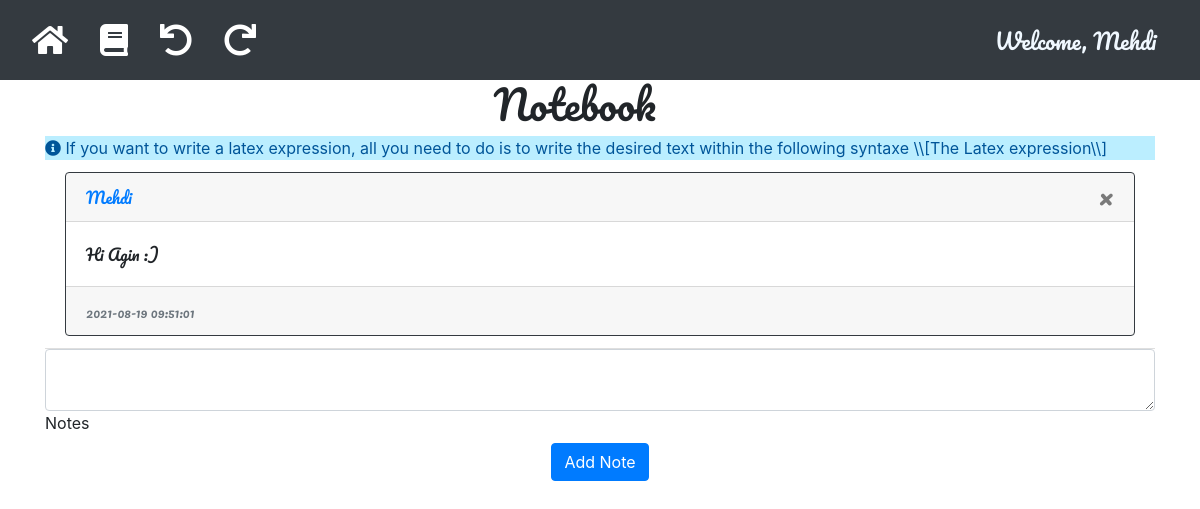
Before: /Notebook (signed in) with the older database file.
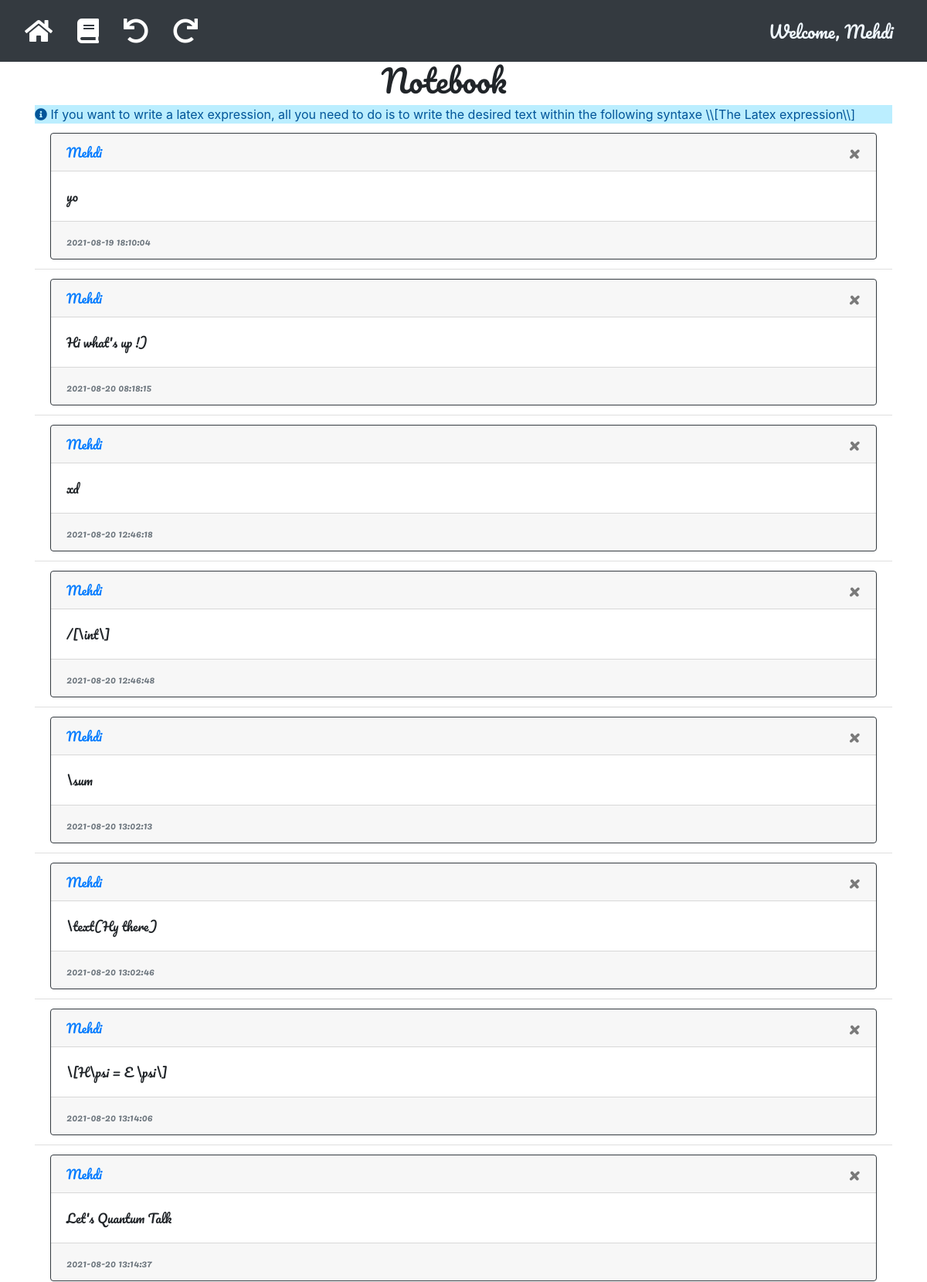
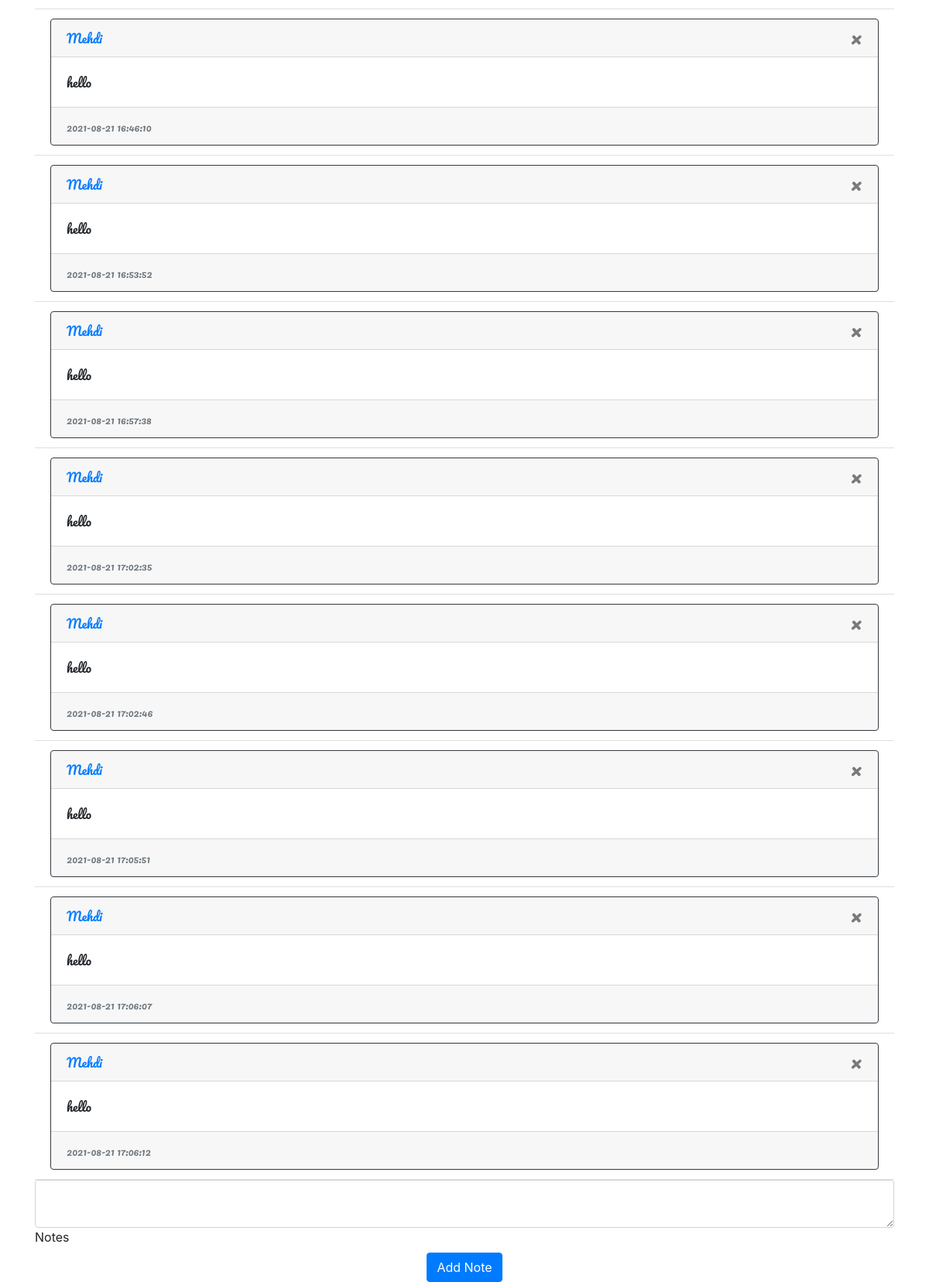
After: the same page with the newer database file (2 pictures, top to bottom).
### app/models.py (models this page shows)
class User(db.Model, UserMixin):
    id = db.Column(db.Integer, primary_key=True)
    email = db.Column(db.String(150), unique=True)
    password = db.Column(db.String(150))
    first_name = db.Column(db.String(150))
    notes = db.relationship('Note', backref='user', passive_deletes=True)

class Note(db.Model):
    id = db.Column(db.Integer, primary_key=True)
    data = db.Column(db.String(10000))
    date = db.Column(db.DateTime(timezone=True), default=func.now())
    user_id = db.Column(db.Integer, db.ForeignKey('user.id',ondelete="CASCADE"), nullable=False)

### app/views.py (the view, shortened to what this page needs)
@views.route('/Notebook', methods=['GET', 'POST'])
@login_required
def Notebook():
    return render_template("Notebook.html", user=current_user)

### app/__init__.py (called while the page is built)
def create_app():
    app = Flask(__name__, static_folder='static', template_folder='templates')
    app.config['SECRET_KEY'] = 'aaaaaaaaaaaaaaaaaaaaaaaaaaaaaaaaaaa'
    app.config['SQLALCHEMY_DATABASE_URI'] = f'sqlite:///{DB_NAME}'
    db.init_app(app)
    from .views import views
    from .auth import auth
    app.register_blueprint(views, url_prefix='/')
    app.register_blueprint(auth, url_prefix='/')
    from .models import User, Note
    create_database(app)
    login_manager = LoginManager()
    login_manager.login_view = 'auth.login'
    login_manager.init_app(app)
    @login_manager.user_loader
    def load_user(id):
        return User.query.get(int(id))
    return app

### app/templates/Notebook.html (shortened to what this page needs)
{% extends "base.html" %}
        {%block username %}Welcome, {{user.first_name}} {%endblock%}
        {% block content%}
        <h1 align="center" style="font-family:pacifico;">Notebook
            <i class="fa fa-pencil" aria-hidden="true" title="What's up?"> </i>
        </h1>
        <div class="info-msg">
            <i class="fa fa-info-circle"></i>
            If you want to write a latex expression, all you need to do is to write the desired text within the following
            syntaxe \\[The Latex expression\\]
        </div>
            <ul class="list-group list-group-flush" id="notes">
                {% for note in user.notes %}
                <li style="font-family:pacifico;" class="list-group-item">
                    <div class="card border-dark">
                        <div class="card-header d-flex justify-content-between align-items-center">
                            <a href="#"> {{note.user.first_name}}    </a>
                            <button type="button" class="close" onClick="deleteNote({{ note.id }})">
                                <span aria-hidden="true">&times;</span>
                            </button>
                        </div>
                        <div class="card-body">
                            <div class="card-text">
                                {{ note.data }}
                            </div>
                        </div>
                        <div class="card-footer text-muted">
                            <small class="font-weight-light text-right">{{ note.date }}</small>
                        </div>
                    </div>
                </li>
                {% endfor %}
            </ul>
        <form method="POST" enctype="multipart/form-data" >
            <div class="form-outline">
                <textarea  style="font-family:pacifico;" name="note" id="note" class="form-control" ></textarea>
                <label class="form-label" for="note">Notes</label>
            </div>
            <div align="center">
                <button type="submit" class="btn btn-primary">Add Note</button>
            </div>
        </form>
        {% endblock %}

### app/templates/base.html (shortened to what this page needs)
<!DOCTYPE html>
<html>
  <head>
    <link
      rel="stylesheet"
      href="https://stackpath.bootstrapcdn.com/bootstrap/4.4.1/css/bootstrap.min.css"
    />
    <link
      rel="stylesheet"
      href="https://stackpath.bootstrapcdn.com/font-awesome/4.7.0/css/font-awesome.min.css"
    />
    <link
      rel="stylesheet"
      href="https://static.gabia.com/gtris/gashboard.css"
    />
    <link rel="stylesheet" href="https://pro.fontawesome.com/releases/v5.10.0/css/all.css"/>
    <link
      type="text/css"
      rel="stylesheet"
      href="{{ url_for('static', filename='/CSS/Math.css') }}"
    />
    <link
      type="text/css"
      rel="stylesheet"
      href="{{ url_for('static', filename='/CSS/base_.css') }}"
    />
  </head>
  <body>
    <nav class="navbar navbar-expand-lg navbar-dark bg-dark">
      <div class="collapse navbar-collapse" id="navbar">
        <div class="navbar-nav">
          {% if user.is_authenticated %}
              <a style="display: block;"class="nav-item nav-link" id="home" href="/">
                <i style="color: white;font-size: 2em;"class='nav-item nav-link fa fa-home' title="Home page"></i>
              </a>
              <a class="nav-item nav-link" id="tools" href="/tools" >
                <i style="color: white;font-size: 2em;"class='nav-item nav-link fa fa-book' title="Tools page"></i>
              </a>
              <a class="nav-item nav-link" id="tools" onclick="history.back()">
                <i style="color: white;font-size: 2em;"class='nav-item nav-link fa fa-undo' title="move backward"></i>
              </a>
              <a class="nav-item nav-link" id="tools" onclick="history.go(1)" >
                <i style="color: white;font-size: 2em;"class='nav-item nav-link fa fa-repeat' title="move forward"></i>
              </a>
              <a class="nav-item nav-link" id="logout" href="/logout">
                <i style="color: white;font-size: 2em;"class="nav-item nav-link fa fa-sign-out" aria-hidden="true" title="Logout"></i>
              </a>
            {% else %}
              <a class="nav-item nav-link" id="login" href="/login">Login</a>
              <a class="nav-item nav-link" id="signUp" href="/sign-up">SignUp</a>
            {% endif %}
        </div>
      </div>
        <div class="navbar-collapse collapse w-100 order-3 dual-collapse2">
            <ul class="navbar-nav ml-auto">
                <li class="nav-item">
                    <span style="font-family:pacifico;font-size:22px;color: aliceblue;" >{%block username %}{%endblock%}<i class="fa fa-user-circle-o " aria-hidden="true"></i></span>
                </li>
            </ul>
        </div>
    </nav>
    <div class="container">{% block content %} {% endblock %}</div>
  </body>
</html>

### app/static/CSS/Math.css (style rules this page uses)
.info-msg { color: #059; background-color: #BEF; }

Changed rows visible on the page:
removed Note: user.first_name "Mehdi", data "Hi Agin :)", date "2021-08-19 09:51:01"
added Note: user.first_name "Mehdi", data "yo", date "2021-08-19 18:10:04"
added Note: user.first_name "Mehdi", data "Hi what's up !)", date "2021-08-20 08:18:15"
added Note: user.first_name "Mehdi", data "xd", date "2021-08-20 12:46:18"
added Note: user.first_name "Mehdi", data "/[\\int\\]", date "2021-08-20 12:46:48"
added Note: user.first_name "Mehdi", data "\\sum", date "2021-08-20 13:02:13"
added Note: user.first_name "Mehdi", data "\\text(Hy there)", date "2021-08-20 13:02:46"
added Note: user.first_name "Mehdi", data "\\[H\\psi = E \\psi\\]", date "2021-08-20 13:14:06"
added Note: user.first_name "Mehdi", data "Let's Quantum Talk", date "2021-08-20 13:14:37"
added Note: user.first_name "Mehdi", data "hello", date "2021-08-21 16:46:10"
added Note: user.first_name "Mehdi", data "hello", date "2021-08-21 16:53:52"
added Note: user.first_name "Mehdi", data "hello", date "2021-08-21 16:57:38"
added Note: user.first_name "Mehdi", data "hello", date "2021-08-21 17:02:35"
added Note: user.first_name "Mehdi", data "hello", date "2021-08-21 17:02:46"
added Note: user.first_name "Mehdi", data "hello", date "2021-08-21 17:05:51"
added Note: user.first_name "Mehdi", data "hello", date "2021-08-21 17:06:07"
added Note: user.first_name "Mehdi", data "hello", date "2021-08-21 17:06:12"
